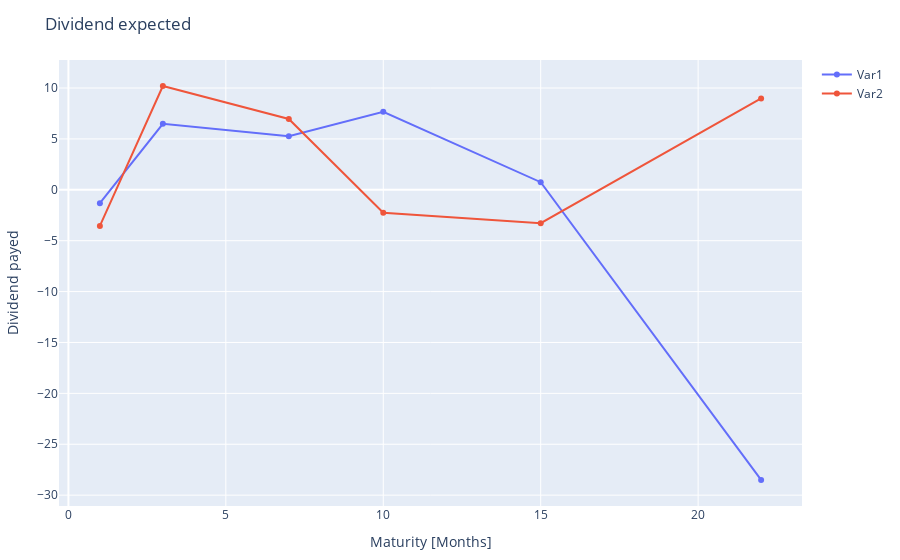

Notebook cell for this chart:
### Code cell
PlotDividends(Maturities, Dividends_Discount, Dividends_Discount_VAR)

### Figure 1 — Plotly figure (JSON) as saved in the notebook; plotly's stock layout.template omitted (floating-point values rounded to 4 significant figures)
{"data": [{"mode": "markers+lines", "name": "Var1", "type": "scatter", "x": [1, 3, 7, 10, 15, 22], "y": [-1.318, 6.48, 5.252, 7.667, 0.7465, -28.51]}, {"mode": "markers+lines", "name": "Var2", "type": "scatter", "x": [1, 3, 7, 10, 15, 22], "y": [-3.552, 10.19, 6.962, -2.258, -3.28, 8.978]}], "layout": {"margin": {"b": 50, "l": 50, "r": 50, "t": 60}, "title": "Dividend expected", "xaxis": {"title": {"text": "Maturity [Months]"}}, "yaxis": {"title": {"text": "Dividend payed"}}}}
